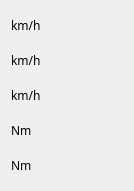
     <widget class="QWidget" name="formLayoutWidget_9">
      <property name="geometry">
       <rect>
        <x>980</x>
        <y>250</y>
        <width>121</width>
        <height>175</height>
       </rect>
      </property>
      <layout class="QFormLayout" name="formLayout_9">
       <item row="0" column="0">
        <widget class="QLabel" name="label_72">
         <property name="minimumSize">
          <size>
           <width>112</width>
           <height>29</height>
          </size>
         </property>
         <property name="maximumSize">
          <size>
           <width>112</width>
           <height>29</height>
          </size>
         </property>
         <property name="font">
          <font>
           <family>Biryani</family>
          </font>
         </property>
         <property name="text">
          <string>km/h</string>
         </property>
        </widget>
       </item>
       <item row="1" column="0">
        <widget class="QLabel" name="label_73">
         <property name="minimumSize">
          <size>
           <width>112</width>
           <height>29</height>
          </size>
         </property>
         <property name="maximumSize">
          <size>
           <width>112</width>
           <height>29</height>
          </size>
         </property>
         <property name="font">
          <font>
           <family>Biryani</family>
          </font>
         </property>
         <property name="text">
          <string>km/h</string>
         </property>
        </widget>
       </item>
       <item row="2" column="0">
        <widget class="QLabel" name="label_74">
         <property name="minimumSize">
          <size>
           <width>112</width>
           <height>29</height>
          </size>
         </property>
         <property name="maximumSize">
          <size>
           <width>112</width>
           <height>29</height>
          </size>
         </property>
         <property name="font">
          <font>
           <family>Biryani</family>
          </font>
         </property>
         <property name="text">
          <string>km/h</string>
         </property>
        </widget>
       </item>
       <item row="3" column="0">
        <widget class="QLabel" name="label_75">
         <property name="minimumSize">
          <size>
           <width>112</width>
           <height>29</height>
          </size>
         </property>
         <property name="maximumSize">
          <size>
           <width>112</width>
           <height>29</height>
          </size>
         </property>
         <property name="font">
          <font>
           <family>Biryani</family>
          </font>
         </property>
         <property name="text">
          <string>Nm</string>
         </property>
        </widget>
       </item>
       <item row="4" column="0">
        <widget class="QLabel" name="label_76">
         <property name="minimumSize">
          <size>
           <width>112</width>
           <height>29</height>
          </size>
         </property>
         <property name="maximumSize">
          <size>
           <width>112</width>
           <height>29</height>
          </size>
         </property>
         <property name="font">
          <font>
           <family>Biryani</family>
          </font>
         </property>
         <property name="text">
          <string>Nm</string>
         </property>
        </widget>
       </item>
      </layout>
     </widget>
